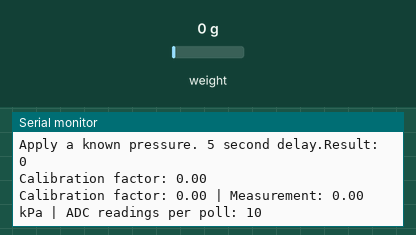
This sketch was run on a simulated Arduino Uno, built with avr-gcc and run on an emulated ATmega328P. Shown: the last lines printed to the serial monitor. The inputs (shaded band) are chosen by the test bench; at power-on: weight on the scale 0 g.

Above: at 10.2 s.
10.3 s: weight on the scale set to 100 g
At 12.2 s:
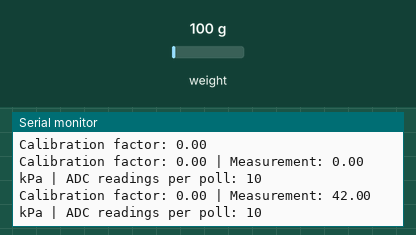
12.3 s: weight on the scale set to 1250 g
At 15.1 s:
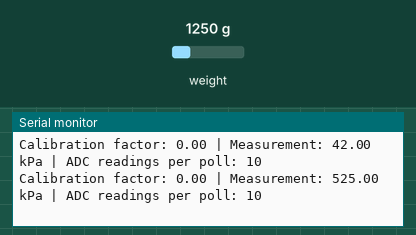
Timing chart, 0 to 16.6 s (numbered marks = the images above; inputs shaded):
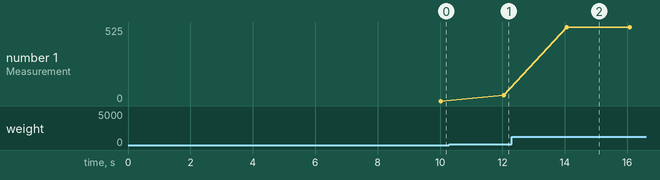

The sketch:

calibrateHX711.ino
```cpp
#include "HX711.h"

const int DT_PIN = 7;
const int CLK_PIN = 8;

float known_pressure = 101325; // (Pa, remember this is GUAGE pressure)
float CF; // Calibration factor
int no = 10; // Number of ADC readings per poll

HX711 psens;

void setup() {
  while (!Serial) {
    delay(250);
  }

  Serial.begin(9600);
  psens.begin(DT_PIN, CLK_PIN);

  while (!psens.is_ready()) {
    Serial.println("HX711 not found.");
    delay(250);
  }

  // Zero the sensor
  psens.set_scale(1); // Set CF = 1
  Serial.println("Release all pressure on the sensor. 2 second delay. ('tare' measures and sets the offset)");
  delay(2000);
  psens.tare();
  Serial.println("Tare complete.");

  // Measure CF
  Serial.print("Apply a known pressure. 5 second delay.");
  delay(5000);
  long reading = psens.get_units(10); // Averages 10 measurements
  Serial.print("Result: ");
  Serial.println(reading);

  CF = reading / known_pressure ;
  psens.set_scale(CF);
  Serial.print("Calibration factor: ");
  Serial.println(CF);
}

void loop() {
  // Acquire pressure sensor measurements
  float pressure_measurement = psens.get_units(no)/1000;

  // Print measurement & info
  Serial.print("Calibration factor: ");
  Serial.print(CF);
  Serial.print(" | ");
  Serial.print("Measurement: ");
  Serial.print(pressure_measurement);
  Serial.print(" kPa");
  Serial.print(" | ");
  Serial.print("ADC readings per poll: ");
  Serial.println(no);

  delay(1000);
}
```

Measured:
- after the input at 10.3 s, the serial monitor: prints a new line after 1.7 s (image 1)
- after the input at 12.3 s, the serial monitor: prints a new line after 1.8 s (image 2)
- plotted number 1: 0 → 42 after the input at 10.3 s, 42 → 525 after the input at 12.3 s
